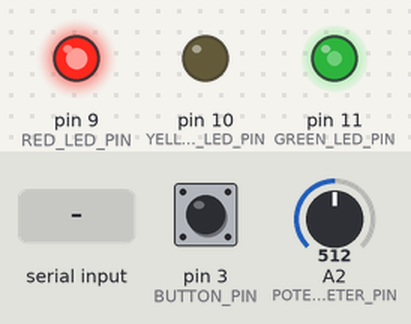
This sketch was run on a simulated Arduino Uno, built with avr-gcc and run on an emulated ATmega328P. On the bench: output pins drawn as LEDs (lit = HIGH). Dashed ring = blinking. The inputs (shaded band) are chosen by the test bench; at power-on: A2 (POTENTIOMETER_PIN) = 512, pin 3 (BUTTON_PIN) LOW. What the sketch prints to the serial monitor is not drawn.

Above: at 1.2 s.
1.3 s: "30,150\n" received over Serial
4.3 s: A2 (POTENTIOMETER_PIN) set to 716
At 4.37 s:
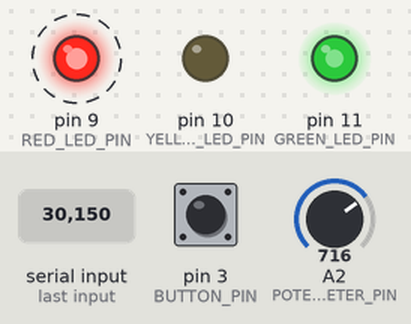
7.3 s: pin 3 (BUTTON_PIN) pulled HIGH for 0.15 s
At 7.37 s:
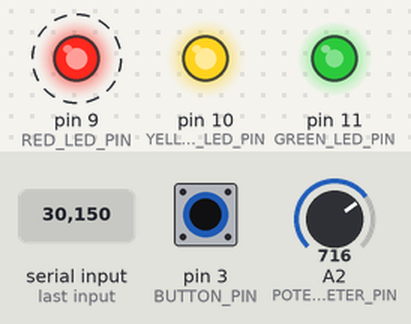
10.3 s: A2 (POTENTIOMETER_PIN) set to 900
At 10.37 s:
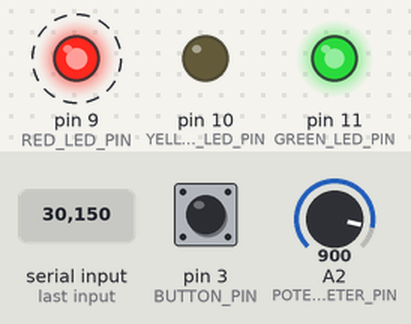
13.3 s: pin 3 (BUTTON_PIN) pulled HIGH for 1 s
At 13.52 s:
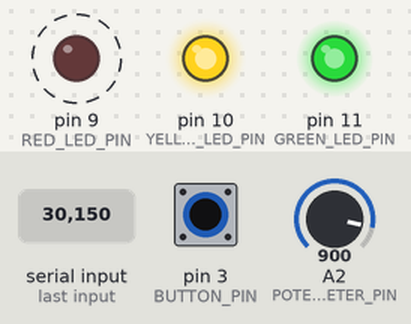
16.3 s: A2 (POTENTIOMETER_PIN) set to 122
At 16.37 s:
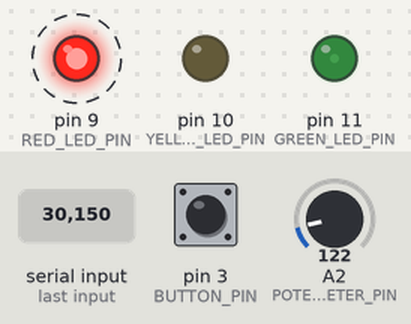
Timing chart, 0 to 20.3 s (numbered marks = the images above; inputs shaded):
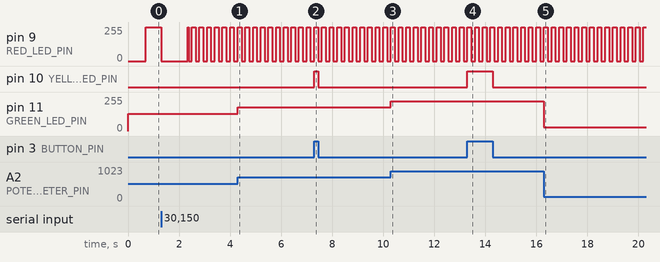

Measured:
- after the input at 4.3 s, pin 11 (GREEN_LED_PIN): 128/255 → 179/255 at once
- after the input at 7.3 s, pin 10 (YELLOW_LED_PIN): LOW → HIGH at once, → LOW 0.15 s later
- after the input at 10.3 s, pin 11 (GREEN_LED_PIN): 179/255 → 225/255 at once
- after the input at 13.3 s, pin 10 (YELLOW_LED_PIN): LOW → HIGH at once, → LOW 1.0 s later
- after the input at 16.3 s, pin 11 (GREEN_LED_PIN): 225/255 → 30/255 at once
- by itself, pin 9 (RED_LED_PIN): alternates 255/255 for 0.15 s and 0/255 for 0.15 s

The sketch:

p10-setLedsSimultaniously.ino
```cpp
#define RED_LED_PIN 9
#define YELLOW_LED_PIN 10
#define GREEN_LED_PIN 11
#define POTENTIOMETER_PIN A2
#define BUTTON_PIN 3

int redLedState = LOW;
int yellowLedState = LOW;
int greenLedState = LOW;

unsigned long lastTimeRedLedWasLit = millis();
unsigned long redLedBlinkInterval = 700;

void setup() {
  Serial.begin(115200);
  Serial.println("Arduino on!");

  pinMode(RED_LED_PIN, OUTPUT);
  pinMode(YELLOW_LED_PIN, OUTPUT);
  pinMode(GREEN_LED_PIN, OUTPUT);

  pinMode(POTENTIOMETER_PIN, INPUT);
  pinMode(BUTTON_PIN, INPUT);

  digitalWrite(RED_LED_PIN, redLedState);
  digitalWrite(YELLOW_LED_PIN, yellowLedState);
  digitalWrite(GREEN_LED_PIN, greenLedState);
}

void loop() {
  if(Serial.available() > 0) {
    int userInput = Serial.parseInt();
    if(userInput >= 100 && userInput <=5000) {
      redLedBlinkInterval = userInput;
    }
  }

  unsigned long timeNow = millis();
  //Red LED - user input
  if(timeNow - lastTimeRedLedWasLit > redLedBlinkInterval) {
    if(redLedState == LOW) {
      redLedState = HIGH;
    } else {
      redLedState = LOW;
    }
  digitalWrite(RED_LED_PIN, redLedState);
  lastTimeRedLedWasLit += redLedBlinkInterval;
  }

  //Green LED - potentiometer
  analogWrite(GREEN_LED_PIN, analogRead(POTENTIOMETER_PIN)/4);

  //Yellow LED - button
  if(digitalRead(BUTTON_PIN) == HIGH) {
    if(yellowLedState == LOW) {
      yellowLedState = HIGH;
      digitalWrite(YELLOW_LED_PIN, yellowLedState);
    }
  } else {
    yellowLedState = LOW;
    digitalWrite(YELLOW_LED_PIN, yellowLedState);
  }
}
```
